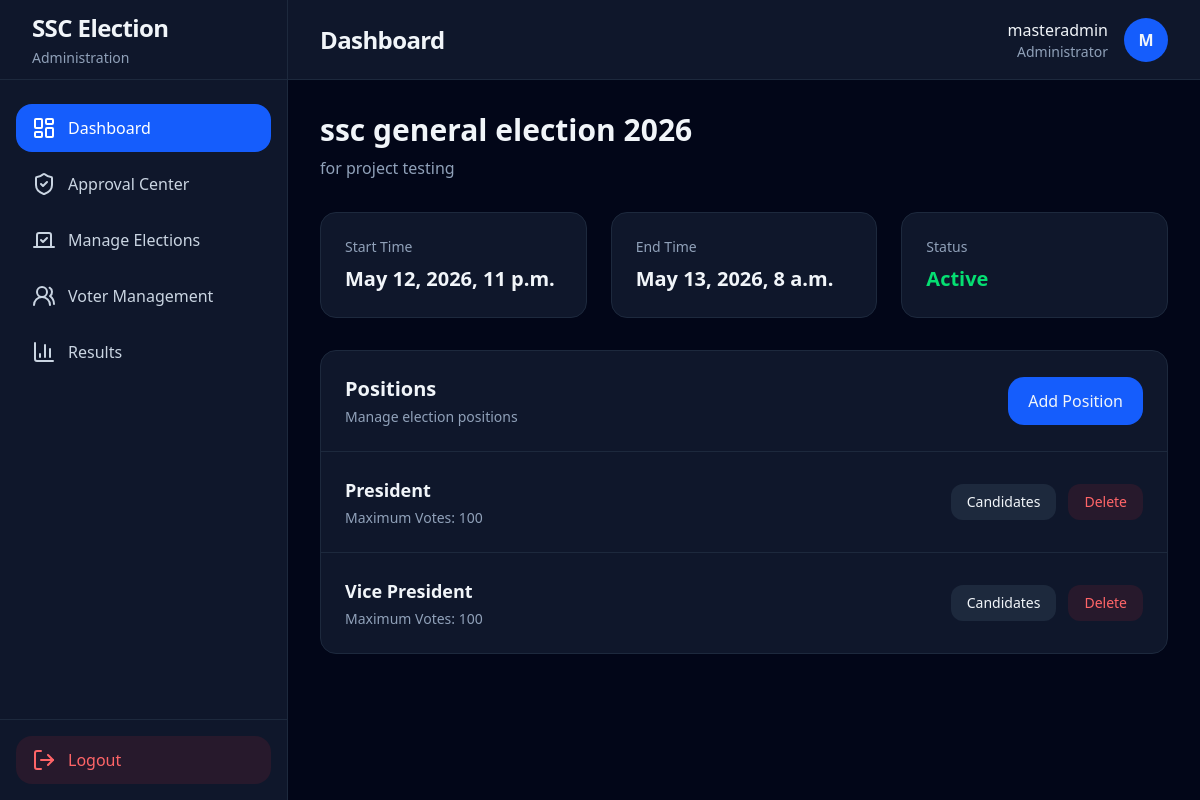
The page /elections/1/ (signed in) on the database its author committed.
### accounts/models.py (models this page shows, shortened)
class User(AbstractUser):
    ROLE_CHOICES = (
        ('SUPER_ADMIN', 'Super Admin'),
        ('ADMIN', 'Admin'),
        ('VOTER', 'Voter'),
    )
    role = models.CharField(
        max_length=20,
        choices=ROLE_CHOICES,
        default='VOTER'
    )
    student_id = models.CharField(
        max_length=50,
        unique=True,
        blank=True,
        null=True
    )
    department = models.CharField(
        max_length=255,
        blank=True
    )
    year_level = models.CharField(
        max_length=50,
        blank=True
    )
    is_approved = models.BooleanField(default=False)
    created_at = models.DateTimeField(auto_now_add=True)

### elections/models.py (models this page shows, shortened)
class Election(models.Model):
    title = models.CharField(max_length=255)
    description = models.TextField()
    start_time = models.DateTimeField()
    end_time = models.DateTimeField()
    is_active = models.BooleanField(default=False)
    created_at = models.DateTimeField(auto_now_add=True)
    @property
    def has_ended(self):
        return timezone.now() >= self.end_time
    @property
    def is_concluded(self):
        return self.has_ended
    @property
    def is_open(self):
        now = timezone.now()
        return (
            self.is_active and
            self.start_time <= now < self.end_time
        )

### candidates/models.py (models this page shows, shortened)
class Position(models.Model):
    election = models.ForeignKey(
        Election,
        on_delete=models.CASCADE
    )
    name = models.CharField(max_length=255)
    order = models.PositiveIntegerField(default=0)
    max_votes = models.PositiveIntegerField(default=1)

### elections/views.py (the view)
@admin_required
def election_detail(request, election_id):
    close_concluded_elections()
    election = get_object_or_404(
        Election,
        id=election_id
    )
    positions = Position.objects.filter(
        election=election
    ).order_by('order')
    context = {
        'election': election,
        'positions': positions,
    }
    return render(
        request,
        'elections/election_detail.html',
        context
    )

### elections/services.py (called while the page is built)
def close_concluded_elections():
    Election.objects.filter(
        is_active=True,
        end_time__lte=timezone.now()
    ).update(
        is_active=False
    )

### templates/elections/election_detail.html (shortened to what this page needs)
{% extends 'layouts/admin_base.html' %}
{% block content %}
<div class="flex flex-col gap-4 lg:flex-row lg:items-center lg:justify-between mb-8">
    <div>
        <h2 class="text-3xl font-bold">
            {{ election.title }}
        </h2>
        <p class="text-slate-400 mt-2">
            {{ election.description }}
        </p>
    </div>
</div>
<div class="grid lg:grid-cols-3 gap-6 mb-8">
    <div class="bg-slate-900 border border-slate-800 rounded-2xl p-6">
        <p class="text-slate-400 text-sm">Start Time</p>
        <h3 class="text-xl font-bold mt-2">
            {{ election.start_time }}
        </h3>
    </div>
    <div class="bg-slate-900 border border-slate-800 rounded-2xl p-6">
        <p class="text-slate-400 text-sm">End Time</p>
        <h3 class="text-xl font-bold mt-2">
            {{ election.end_time }}
        </h3>
    </div>
    <div class="bg-slate-900 border border-slate-800 rounded-2xl p-6">
        <p class="text-slate-400 text-sm">Status</p>
        <h3 class="text-xl font-bold mt-2">
            {% if election.is_concluded %}
            <span class="text-red-300">Concluded</span>
            {% elif election.is_open %}
            <span class="text-green-400">Active</span>
            {% elif election.is_active %}
            <span class="text-blue-300">Scheduled</span>
            {% else %}
            <span class="text-yellow-400">Draft</span>
            {% endif %}
        </h3>
    </div>
</div>
<div class="bg-slate-900 border border-slate-800 rounded-2xl overflow-hidden">
    <div class="p-6 border-b border-slate-800 flex items-center justify-between">
        <div>
            <h3 class="text-xl font-bold">Positions</h3>
            <p class="text-slate-400 text-sm mt-1">
                Manage election positions
            </p>
        </div>
        {% if not election.is_concluded %}
        <a
            href="{% url 'add_position' election.id %}"
            class="bg-blue-600 hover:bg-blue-700 transition px-5 py-3 rounded-2xl font-medium"
        >
            Add Position
        </a>
        {% endif %}
    </div>
    <div class="divide-y divide-slate-800">
        {% for position in positions %}
        <div class="p-6 flex flex-col gap-4 lg:flex-row lg:items-center lg:justify-between">
            <div>
                <h4 class="text-lg font-semibold">
                    {{ position.name }}
                </h4>
                <p class="text-sm text-slate-400 mt-1">
                    Maximum Votes: {{ position.max_votes }}
                </p>
            </div>
            <div class="flex gap-3">
                <a
                    href="{% url 'manage_candidates' position.id %}"
                    class="bg-slate-800 hover:bg-slate-700 transition px-4 py-2 rounded-xl text-sm"
                >
                    Candidates
                </a>
                {% if not election.is_concluded %}
                <a
                    href="{% url 'delete_position' position.id %}"
                    onclick="return confirm('Delete this position permanently?')"
                    class="bg-red-500/10 hover:bg-red-500/20 text-red-400 transition px-4 py-2 rounded-xl text-sm"
                >
                    Delete
                </a>
                {% endif %}
            </div>
        </div>
        {% empty %}
        <div class="p-12 text-center text-slate-400">
            No positions created yet.
        </div>
        {% endfor %}
    </div>
</div>
{% endblock %}

### templates/components/topbar.html
<header class="h-20 border-b border-slate-800 bg-slate-900 flex items-center justify-between px-8">
    <div>
        <h2 class="text-2xl font-bold tracking-tight">
            {% block page_title %}
            Dashboard
            {% endblock %}
        </h2>
    </div>
    <div class="flex items-center gap-4">
        <div class="text-right">
            <p class="font-medium">
                {{ request.user.username }}
            </p>
            <p class="text-sm text-slate-400">
                Administrator
            </p>
        </div>
        <div class="w-11 h-11 rounded-full bg-blue-600 flex items-center justify-center font-bold">
            {{ request.user.username|first|upper }}
        </div>
    </div>
</header>

### rows shown on the page
User: user.username "masteradmin", user.username|first "M"
Election: title "ssc general election 2026", description "for project testing", start_time "May 12, 2026, 11 p.m.", end_time "May 13, 2026, 8 a.m."
Position: name "President", max_votes "100"
Position: name "Vice President", max_votes "100"
